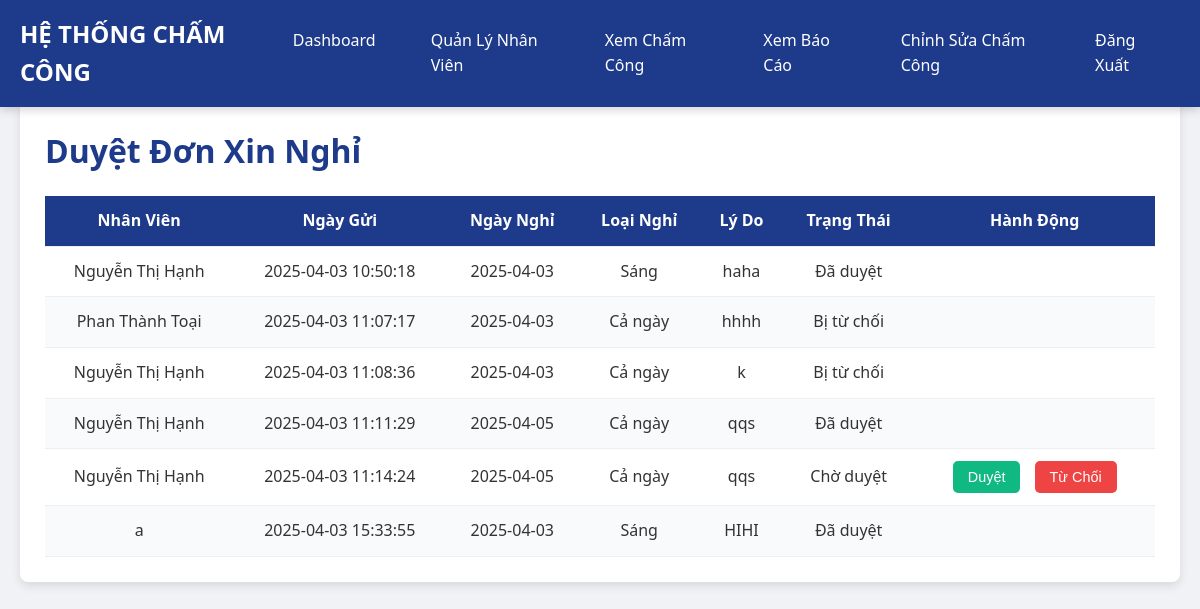
/admin/leave_requests (signed in), run on the app's committed database.
### tables this page shows
CREATE TABLE leave_requests (
        id INTEGER PRIMARY KEY AUTOINCREMENT,
        user_id INTEGER,
        request_date TEXT,
        leave_date TEXT,
        leave_type TEXT,  -- Thêm cột leave_type
        reason TEXT,
        status TEXT DEFAULT 'Chờ duyệt',
        FOREIGN KEY (user_id) REFERENCES users(id)
    );

CREATE TABLE users (
        id INTEGER PRIMARY KEY AUTOINCREMENT,
        username TEXT UNIQUE NOT NULL,
        password TEXT NOT NULL,
        full_name TEXT DEFAULT '',
        phone TEXT DEFAULT '',
        email TEXT DEFAULT '',
        role TEXT DEFAULT 'employee'
    );

### app.py (the view, shortened to what this page needs)
@app.route('/admin/leave_requests', methods=['GET', 'POST'])
@login_required
def admin_leave_requests():
    if current_user.id != 1:
        return "Access denied"
    conn = sqlite3.connect('database.db')
    c = conn.cursor()
    c.execute("SELECT l.id, u.full_name, l.request_date, l.leave_date, l.leave_type, l.reason, l.status FROM leave_requests l JOIN users u ON l.user_id = u.id")
    requests = c.fetchall()
    conn.close()
    return render_template('admin_leave_requests.html', requests=requests)

### app.py (called while the page is built)
@login_manager.user_loader
def load_user(user_id):
    conn = sqlite3.connect('database.db')
    c = conn.cursor()
    c.execute("SELECT * FROM users WHERE id = ?", (user_id,))
    user = c.fetchone()
    conn.close()
    if user:
        return User(user[0])
    return None

### templates/admin_leave_requests.html (shortened to what this page needs)
<!DOCTYPE html>
<html lang="vi">
<head>
    <link rel="stylesheet" href="{{ url_for('static', filename='css/style.css') }}">
</head>
<body>
    <header>
        <div class="nav-container">
            <div class="nav-brand">
                <a href="{{ url_for('admin_dashboard') }}">HỆ THỐNG CHẤM CÔNG</a>
            </div>
            <div class="nav-links">
                <a href="{{ url_for('admin_dashboard') }}">Dashboard</a>
                <a href="{{ url_for('admin_employees') }}">Quản Lý Nhân Viên</a>
                <a href="{{ url_for('admin_attendance') }}">Xem Chấm Công</a>
                <a href="{{ url_for('admin_reports') }}">Xem Báo Cáo</a>
                <a href="{{ url_for('admin_edit_attendance') }}">Chỉnh Sửa Chấm Công</a>
                <a href="{{ url_for('logout') }}">Đăng Xuất</a>
            </div>
        </div>
    </header>
    <main>
        <div class="section">
            <h1>Duyệt Đơn Xin Nghỉ</h1>
            <table>
                <thead>
                    <tr>
                        <th>Nhân Viên</th>
                        <th>Ngày Gửi</th>
                        <th>Ngày Nghỉ</th>
                        <th>Loại Nghỉ</th>
                        <th>Lý Do</th>
                        <th>Trạng Thái</th>
                        <th>Hành Động</th>
                    </tr>
                </thead>
                <tbody>
                    {% for req in requests %}
                    <tr>
                        <td>{{ req[1] }}</td>
                        <td>{{ req[2] }}</td>
                        <td>{{ req[3] }}</td>
                        <td>{{ req[4] }}</td>
                        <td>{{ req[5] }}</td>
                        <td>{{ req[6] }}</td>
                        <td class="action-buttons">
                            {% if req[6] == 'Chờ duyệt' %}
                            <form method="POST" style="display:inline;">
                                <button type="submit" name="action" value="approve" class="approve">Duyệt</button>
                                <button type="submit" name="action" value="reject" class="reject">Từ Chối</button>
                            </form>
                            {% endif %}
                        </td>
                    </tr>
                    {% endfor %}
                </tbody>
            </table>
        </div>
    </main>
</body>
</html>

### static/css/style.css (style rules this page uses)
* { margin: 0; padding: 0; box-sizing: border-box; }
body { font-family: 'Segoe UI', Arial, sans-serif; background-color: #f0f2f5; color: #333; line-height: 1.6; }
header { position: fixed; top: 0; left: 0; width: 100%; background-color: #1e3a8a; padding: 15px 0; box-shadow: 0 2px 10px rgba(0, 0, 0, 0.2); z-index: 1000; }
.nav-container { max-width: 1400px; margin: 0 auto; display: flex; justify-content: space-between; align-items: center; padding: 0 20px; }
.nav-brand a { color: #fff; font-size: 1.5em; font-weight: 700; text-decoration: none; }
.nav-links { display: flex; gap: 15px; }
.nav-links a { color: #fff; text-decoration: none; padding: 10px 20px; font-weight: 500; border-radius: 5px; transition: background-color 0.3s, transform 0.2s; }
main { max-width: 1400px; margin: 80px auto 40px auto; padding: 20px; }
.section { background-color: #fff; padding: 25px; border-radius: 8px; box-shadow: 0 4px 10px rgba(0, 0, 0, 0.1); margin-bottom: 30px; }
h1 { color: #1e3a8a; font-size: 2em; margin-bottom: 20px; font-weight: 600; }
table { width: 100%; border-collapse: collapse; margin-top: 20px; }
th, td { padding: 12px; text-align: center; border-bottom: 1px solid #eee; }
th { background-color: #1e3a8a; color: #fff; font-weight: 600; }
tr:nth-child(even) { background-color: #f9fafb; }
.action-buttons form { display: inline; }
.action-buttons button { padding: 8px 15px; margin: 0 5px; border: none; border-radius: 5px; font-size: 0.9em; cursor: pointer; transition: background-color 0.3s, transform 0.2s; }
.action-buttons button.approve { background-color: #10b981; color: #fff; }
.action-buttons button.reject { background-color: #ef4444; color: #fff; }

### data on the page
leave_requests: full_name "Nguyễn Thị Hạnh", request_date "2025-04-03 10:50:18", leave_date "2025-04-03", leave_type "Sáng", reason "haha", status "Đã duyệt"
leave_requests: full_name "Phan Thành Toại", request_date "2025-04-03 11:07:17", leave_date "2025-04-03", leave_type "Cả ngày", reason "hhhh", status "Bị từ chối"
leave_requests: full_name "Nguyễn Thị Hạnh", request_date "2025-04-03 11:08:36", leave_date "2025-04-03", leave_type "Cả ngày", reason "k", status "Bị từ chối"
leave_requests: full_name "Nguyễn Thị Hạnh", request_date "2025-04-03 11:11:29", leave_date "2025-04-05", leave_type "Cả ngày", reason "qqs", status "Đã duyệt"
leave_requests: full_name "Nguyễn Thị Hạnh", request_date "2025-04-03 11:14:24", leave_date "2025-04-05", leave_type "Cả ngày", reason "qqs", status "Chờ duyệt"
leave_requests: full_name "a", request_date "2025-04-03 15:33:55", leave_date "2025-04-03", leave_type "Sáng", reason "HIHI", status "Đã duyệt"
